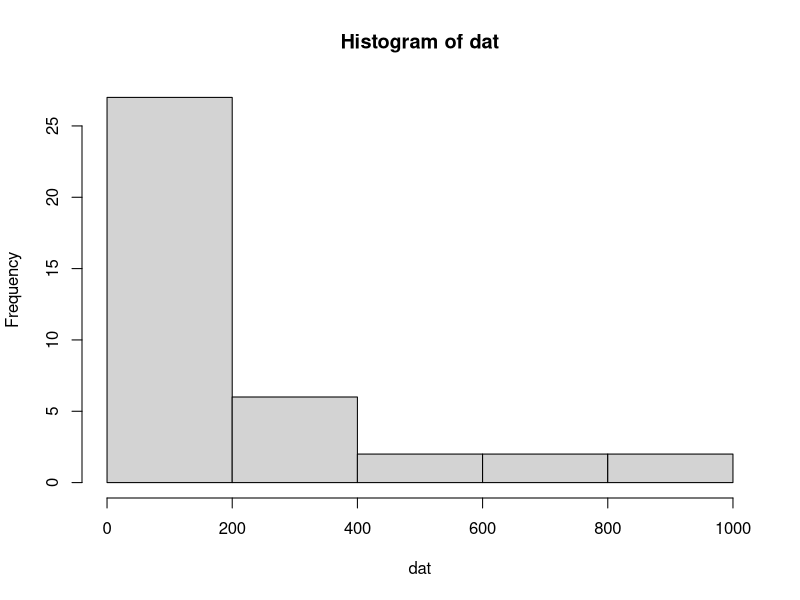

Write the R code that produced this figure.

# Exercise 6.3-1  --------------------------------------------------------
# ordered stats

# read the data
dat <- scan('Data415/E6_3-01.txt')
hist(dat)

time_in_order = sort(dat)
n = length(dat)
p = seq(1, n, 1)
percentile_time = as.numeric(p / (n + 1))
# find ordered statistics
time_in_order

# find median and 80% percentile
median(time_in_order) # 146
percentile_time 
percentile_time <= 0.8

time_in_order[33]
quantile(time_in_order, probs = c(0.5, 0.8))

# find first quantile and third quantile of the sample
quantile(time_in_order, probs = c(0.25, 0.75))
